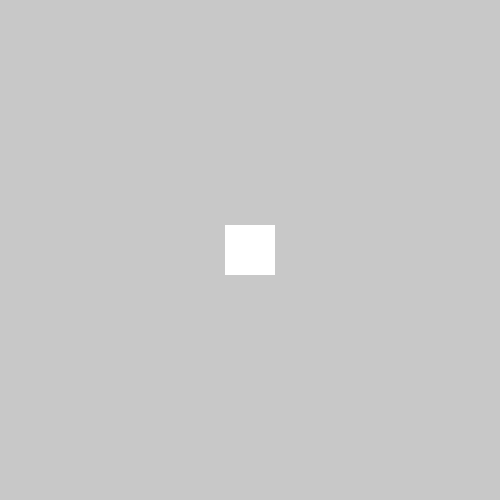
Frame 1 (no input)
Frame 60 (no input): identical to frame 1, image omitted
Frame 120 (the mouse pressed at the canvas centre since frame 60): identical to frame 1, image omitted

The p5.js sketch that drew this single still picture (run headless with seeded random() and noise() and a simulated clock; from frame 60 on, the mouse is pressed at the canvas centre):

// p5.js sketch
// ── sketch.js
var bgcolor;
var rectcolor;
var rectPos;
var rectSize;

var buttonBg;
var buttonRect;
var buttonRectPos;
var buttonRectSize;

var xPos = 250;
var yPos = 250;

var xSize = 50;
var ySize = 50;

function setup() {
  canvas = createCanvas(500, 500);
  bgcolor = color(200);

  buttonBg = createButton("background");
  buttonBg.mousePressed(changebgColor);

  buttonRect = createButton("color");
  buttonRect.mousePressed(changeRectColor);

  buttonRectPos = createButton("position");
  buttonRectPos.mousePressed(changeRectPos);

  buttonRectSize = createButton("size");
  buttonRectSize.mousePressed(changeRectSize);
}

function changebgColor() {
  bgcolor = color(random(255), random(255), random(255));
}

function changeRectColor() {
  rectcolor = color(random(255), random(255), random(255));
}

function changeRectPos() {
  xPos = random(0,500);
  yPos = random(0, 500);
}

function changeRectSize() {
  xSize = random(30, 400);
  ySize = random(30, 400);
}

// function mousePressed() {
//   changeColor();
// }

function draw() {
  background(bgcolor);
  noStroke();
  fill(rectcolor, rectcolor, rectcolor);
  rectMode(CENTER);
  rect(xPos, yPos, xSize, ySize);
}
